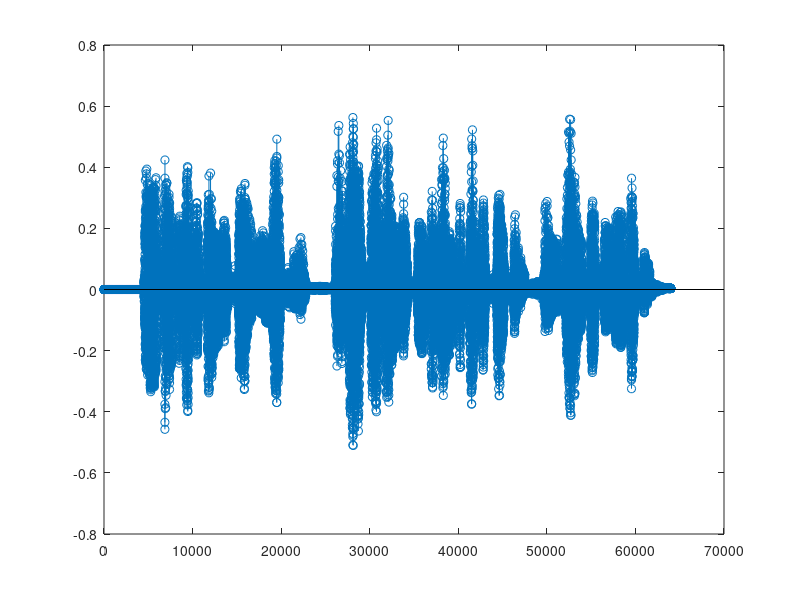

This chart was generated by the following MATLAB code: (Note: this script raises an error after producing the figure.)
%% define constant values
Fs = 8E3;       % Sampling frequency

%% load and play the female sound data
load('spf1.mat');
% sound(spf1, Fs);
stem(spf1);


%% load and play the male sound data
load('spm1.mat');
% sound(spm1);
stem(spm1);

%% calculate the qantization level (bits)
load('spf1.mat');
W = [2:1:16];

% xq = round(x*(2^(W-1)))/(2^(W-1));

for k = W
    q = uniqt(spf1, k);
    snr1(k) = snr(q,q-spf1);
end

fh = figure('Name', 'Quantization noise');
ah = axes('Parent', fh);
plot(W, snr1(W), 'r*-');
xlabel('W'); ylabel('SNR [dB]'); grid;
title('Quantization Noise as function of Word Width');
axis([2 16 0 82]);
set(ah, 'Ytick', [0:6:82]);
leg1 = 'uniform quant (W = # of bits';
legend(leg1, 'Location', 'Northwest');
